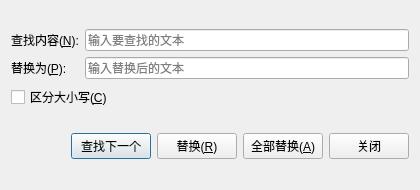
<?xml version="1.0" encoding="UTF-8"?>
<ui version="4.0">
 <class>ReplaceDialog</class>
 <widget class="QDialog" name="ReplaceDialog">
  <property name="geometry">
   <rect>
    <x>0</x>
    <y>0</y>
    <width>420</width>
    <height>190</height>
   </rect>
  </property>
  <property name="windowTitle">
   <string>替换</string>
  </property>
  <layout class="QVBoxLayout" name="verticalLayout">
   <item>
    <layout class="QGridLayout" name="gridLayout">
     <item row="0" column="0">
      <widget class="QLabel" name="findLabel">
       <property name="text">
        <string>查找内容(&amp;N):</string>
       </property>
       <property name="buddy">
        <cstring>findEdit</cstring>
       </property>
      </widget>
     </item>
     <item row="0" column="1">
      <widget class="QLineEdit" name="findEdit">
       <property name="placeholderText">
        <string>输入要查找的文本</string>
       </property>
      </widget>
     </item>
     <item row="1" column="0">
      <widget class="QLabel" name="replaceLabel">
       <property name="text">
        <string>替换为(&amp;P):</string>
       </property>
       <property name="buddy">
        <cstring>replaceEdit</cstring>
       </property>
      </widget>
     </item>
     <item row="1" column="1">
      <widget class="QLineEdit" name="replaceEdit">
       <property name="placeholderText">
        <string>输入替换后的文本</string>
       </property>
      </widget>
     </item>
     <item row="2" column="0" colspan="2">
      <widget class="QCheckBox" name="caseSensitiveCheck">
       <property name="text">
        <string>区分大小写(&amp;C)</string>
       </property>
      </widget>
     </item>
    </layout>
   </item>
   <item>
    <layout class="QHBoxLayout" name="horizontalLayout">
     <item>
      <widget class="QLabel" name="resultLabel">
       <property name="text">
        <string/>
       </property>
      </widget>
     </item>
     <item>
      <spacer name="horizontalSpacer">
       <property name="orientation">
        <enum>Qt::Horizontal</enum>
       </property>
       <property name="sizeHint" stdset="0">
        <size>
         <width>40</width>
         <height>20</height>
        </size>
       </property>
      </spacer>
     </item>
     <item>
      <widget class="QPushButton" name="findNextButton">
       <property name="text">
        <string>查找下一个</string>
       </property>
      </widget>
     </item>
     <item>
      <widget class="QPushButton" name="replaceButton">
       <property name="text">
        <string>替换(&amp;R)</string>
       </property>
      </widget>
     </item>
     <item>
      <widget class="QPushButton" name="replaceAllButton">
       <property name="text">
        <string>全部替换(&amp;A)</string>
       </property>
      </widget>
     </item>
     <item>
      <widget class="QPushButton" name="closeButton">
       <property name="text">
        <string>关闭</string>
       </property>
      </widget>
     </item>
    </layout>
   </item>
  </layout>
 </widget>
 <resources/>
 <connections/>
</ui>
